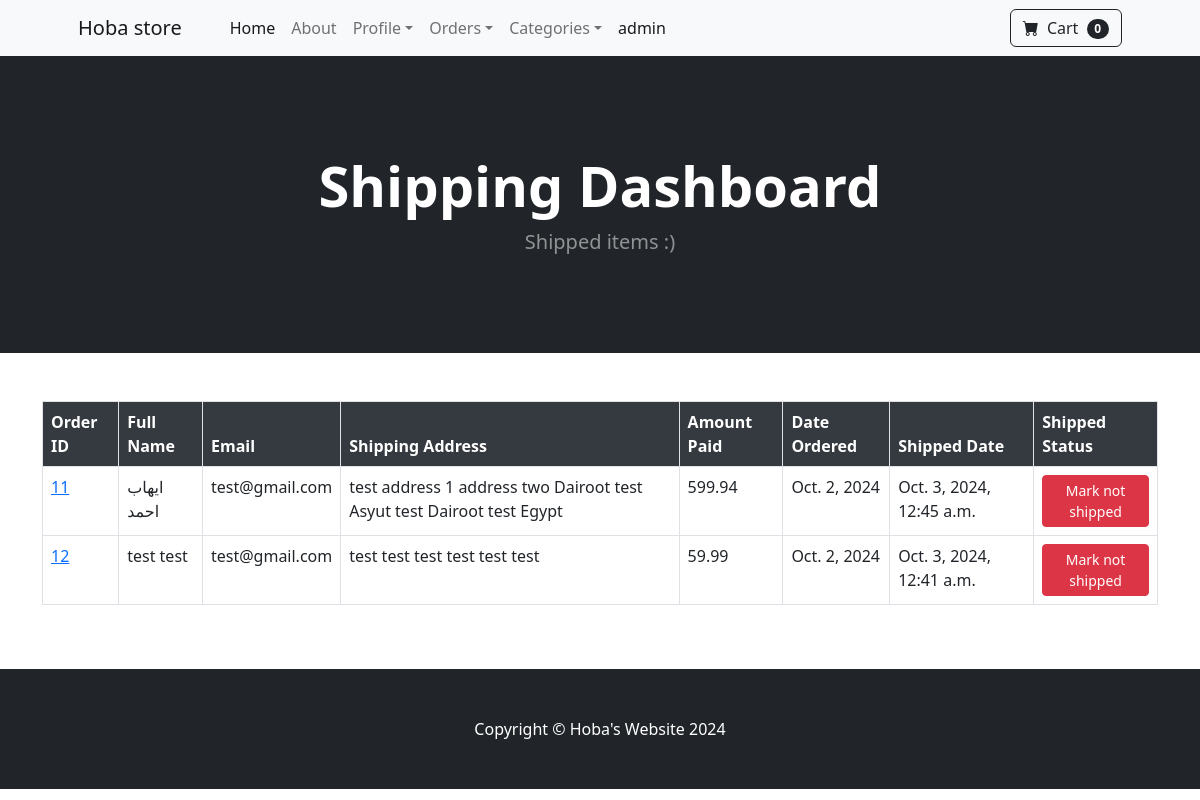
Before: /payment/shipped_dash (signed in) with the older database file.
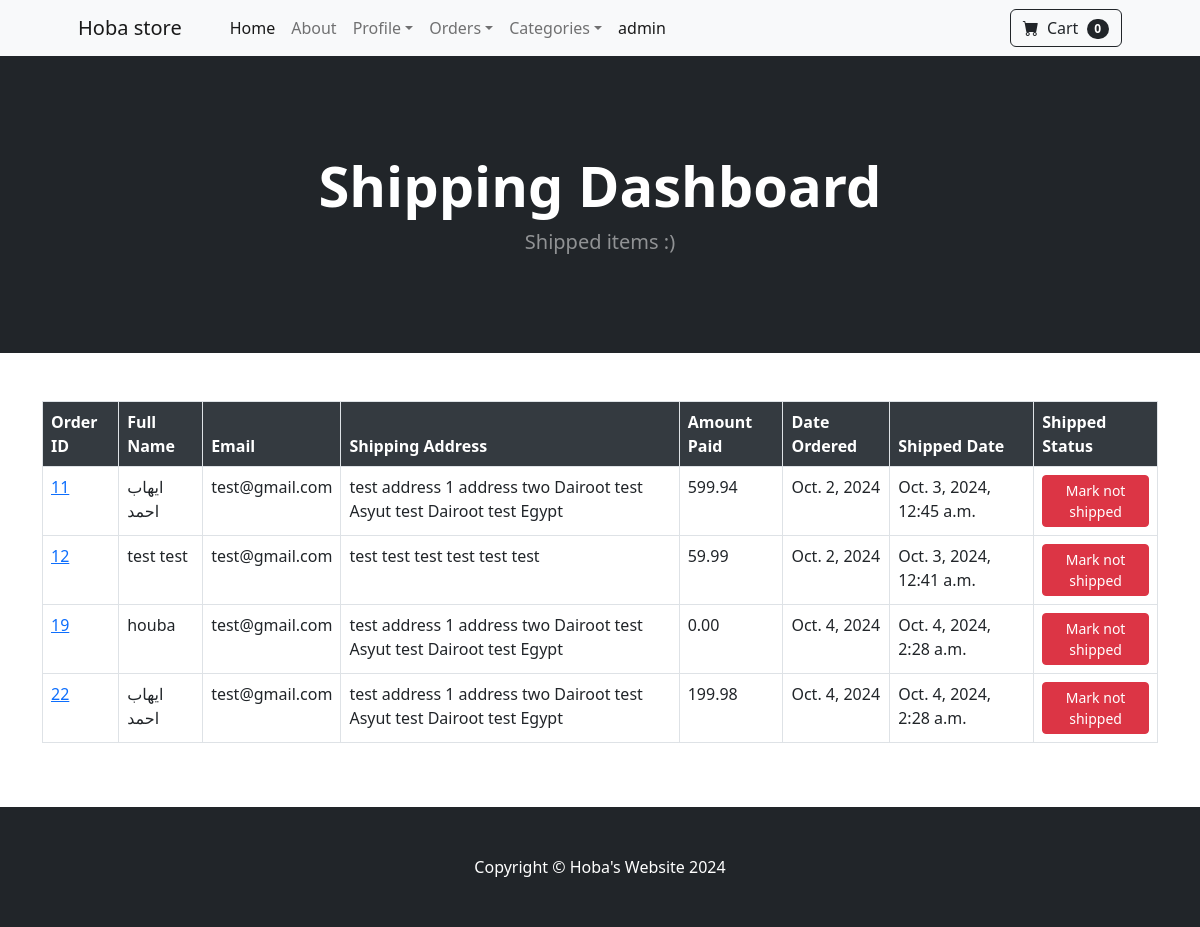
After: the same page with the newer database file.
### payment/models.py (models this page shows, shortened)
class Order(models.Model):
    user = models.ForeignKey(User, on_delete=models.CASCADE, blank=True, null=True)
    full_name = models.CharField(max_length=260)
    email = models.EmailField(max_length=260)
    shipping_address = models.TextField(max_length=15000)
    amount_paid = models.DecimalField(max_digits=15, decimal_places=2)
    date_ordered = models.DateField(auto_now_add=True)
    shipped = models.BooleanField(default=False)
    shipped_date = models.DateTimeField(blank=True, null=True)

### payment/views.py (the view, shortened to what this page needs)
# urls.py: path('shipped_dash', views.shipped_dash, name='shipped_dash'),
def shipped_dash(request):
    if request.user.is_authenticated and request.user.is_superuser:
        orders = Order.objects.filter(shipped=True)
        return render(request, 'shipped_dash.html', {'orders': orders})
    else:
        messages.error(request, 'Access Denied')
        return redirect('home')

### cart/cart.py (called while the page is built)
    def __len__(self):
        return len(self.cart)

### cart/context_processors.py (called while the page is built)
def cart(request):
    return {'cart': Cart(request)}

### payment/templates/shipped_dash.html (shortened to what this page needs)
{% extends "base.html" %}
{% block content %}
<header class="bg-dark py-5 mb-5">
    <div class="container px-4 px-lg-5 my-5">
        <div class="text-center text-white">
            <h1 class="display-4 fw-bolder">Shipping Dashboard</h1>
            <p class="lead fw-normal text-white-50 mb-0">Shipped items :)</p>
        </div>
    </div>
</header>
<div clas='container'>
    <center>
        <div class="container mt-5">
            <div class="table-responsive">
                <table class="table table-bordered table-hover">
                    <thead>
                        <tr>
                            <th scope="col">Order ID</th>
                            <th scope="col">Full Name</th>
                            <th scope="col">Email</th>
                            <th scope="col">Shipping Address</th>
                            <th scope="col">Amount Paid</th>
                            <th scope="col">Date Ordered</th>
                            <th scope="col">Shipped Date</th>
                            <th scope="col">Shipped Status</th>
                        </tr>
                    </thead>
                    <tbody>
                        {% for order in orders %}
                        <tr>
                            <td><a href="{% url "orders" order.id %}">{{order.id}}</a></td>
                            <td>{{order.full_name}}</td>
                            <td>{{order.email}}</td>
                            <td>{{order.shipping_address}}</td>
                            <td>{{order.amount_paid}}</td>
                            <td>{{order.date_ordered}}</td>
                            <td>{{order.shipped_date}}</td>
                            <td>
                                <form method ='POST'>
                                    <button type='submit' class='btn btn-danger btn-sm'>Mark not shipped</button>
                                </form>
                            </td>
                        </tr>
                        {%endfor%}
                    </tbody>
                </table>
            </div>
        </div>
    </center>
</div>
{% endblock content %}

### store/templates/base.html (shortened to what this page needs)
{% load static %}
<!DOCTYPE html>
<html lang="en">
<head>
    <link href="https://cdn.jsdelivr.net/npm/bootstrap-icons@1.5.0/font/bootstrap-icons.css" rel="stylesheet" />
    <link href="{% static 'css/styles.css' %}" rel="stylesheet" />
</head>
<body>
    {% include "nav.html" %}
    {% block content %}
    {% endblock content %}
    <footer class="py-5 bg-dark mt-5">
        <div class="container">
            <p class="m-0 text-center text-white">Copyright &copy; Hoba's Website 2024</p>
        </div>
    </footer>
</body>
</html>

### store/templates/nav.html (shortened to what this page needs)
<nav class="navbar navbar-expand-lg navbar-light bg-light">
    <div class="container px-4 px-lg-5">
        <a class="navbar-brand" href="#!">Hoba store</a>
        <div class="collapse navbar-collapse" id="navbarSupportedContent">
            <ul class="navbar-nav me-auto mb-2 mb-lg-0 ms-lg-4">
                <li class="nav-item"><a class="nav-link active" aria-current="page" href="{% url 'home' %}">Home</a></li>
                <li class="nav-item"><a class="nav-link" href="{% url 'about' %}">About</a></li>
                {% if user.is_authenticated %}
                <li class="nav-item dropdown">
                    <a class="nav-link dropdown-toggle" id="navbarDropdown" href="#" role="button" data-bs-toggle="dropdown" aria-expanded="false">Profile</a>
                </li>
                {% if user.is_superuser %}
                <li class="nav-item dropdown">
                    <a class="nav-link dropdown-toggle" id="navbarDropdown" href="#" role="button" data-bs-toggle="dropdown" aria-expanded="false">Orders</a>
                </li>
                {% endif %}
                {% else %}
                <li class="nav-item"><a class="nav-link" href="{% url 'login' %}">Log in</a></li>
                {% endif %}
                <li class="nav-item dropdown">
                    <a class="nav-link dropdown-toggle" id="navbarDropdown" href="#" role="button" data-bs-toggle="dropdown" aria-expanded="false">Categories</a>
                </li>
                <li class = 'active nav-link'>{{user.username}}</li>
            </ul>
            <form class="d-flex">
                <a href="{% url 'cart_summary' %}" class="btn btn-outline-dark" >
                    <i class="bi-cart-fill me-1"></i>
                    Cart
                    <span class="badge bg-dark text-white ms-1 rounded-pill" id="cart_quantity"> {{cart|length}} </span>
                </a>
            </form>
        </div>
    </div>
</nav>

### payment/templates/shipped_dash.html (style rules this page uses)
.table thead th { background-color: #343a40; color: #fff; }

Changed rows visible on the page:
now on this page (row edited): Order: id "19", full_name "houba", email "test@gmail.com", shipping_address "test address 1 address two Dairoot test Asyut test Dairoot test Egypt", amount_paid "0.00", date_ordered "Oct. 4, 2024", shipped_date "Oct. 4, 2024, 2:28 a.m."
now on this page (row edited): Order: id "22", full_name "ايهاب احمد", email "test@gmail.com", shipping_address "test address 1 address two Dairoot test Asyut test Dairoot test Egypt", amount_paid "199.98", date_ordered "Oct. 4, 2024", shipped_date "Oct. 4, 2024, 2:28 a.m."
